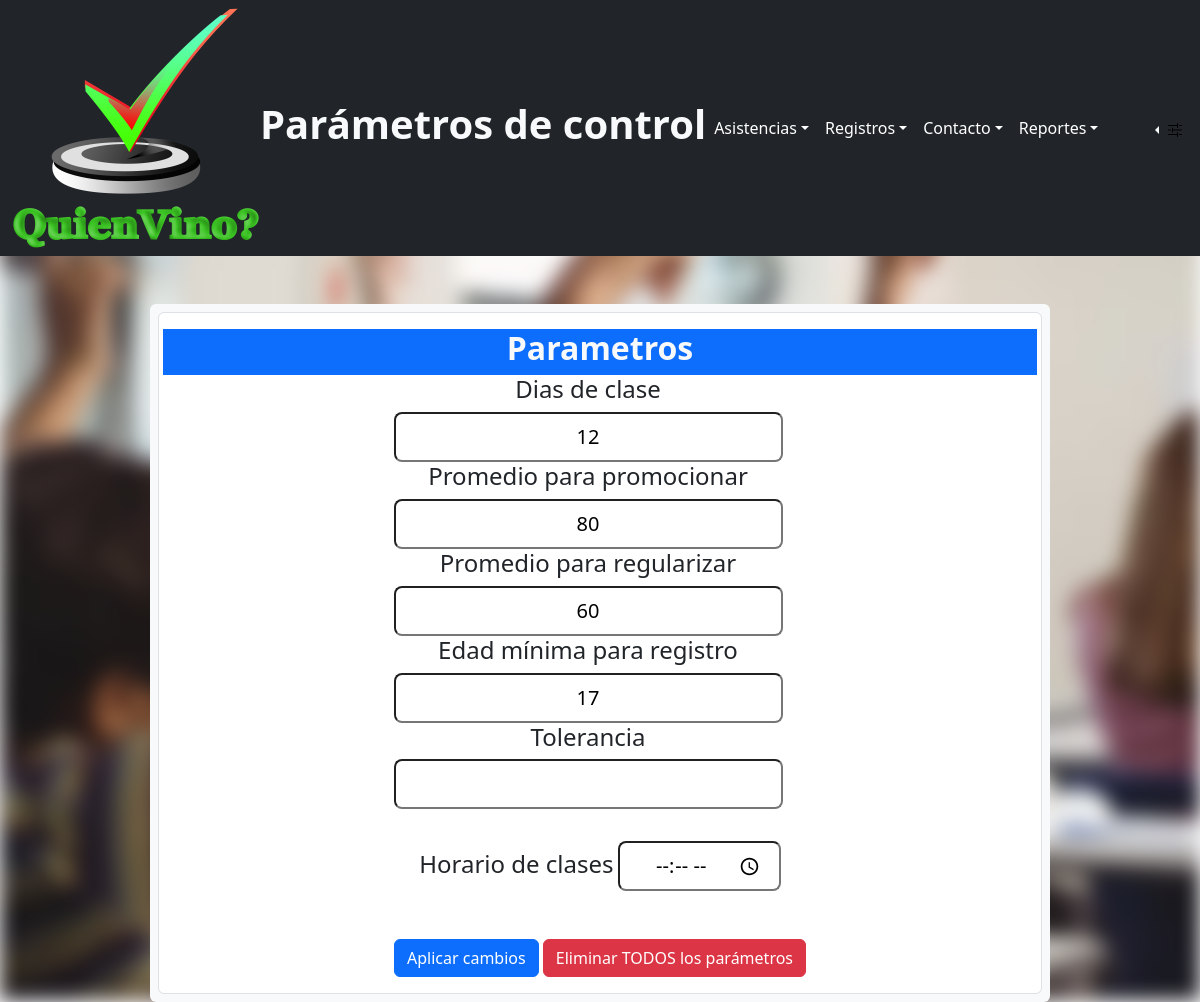
The page /Control/parametros.php on the database its author committed.
### tables this page shows
CREATE TABLE IF NOT EXISTS `parametros` (
  `clave_ajuste` tinyint NOT NULL AUTO_INCREMENT,
  `dias_clases` smallint DEFAULT NULL,
  `promedio_promocion` int DEFAULT NULL,
  `promedio_regularidad` int DEFAULT NULL,
  `edad_minima` tinyint DEFAULT NULL,
  `tolerancia` time DEFAULT NULL,
  `horario_fijo` time DEFAULT NULL,
  PRIMARY KEY (`clave_ajuste`)
);

### BD/conn.php (called while the page is built, shortened)
<?php
class Conexion
{
  private $host = "localhost";
  private $contrasena = "";
  private $bd = "sistemaasistencia";
  private $usuario = "root";
  private $conn;
  public  function __construct()
  {
    $this->conn = new mysqli($this->host, $this->usuario, $this->contrasena, $this->bd);
  }
  public function ejecutar($consulta)
  {
    return $this->conn->query($consulta);
  }
}
?>

### Clases/Parametro.php (called while the page is built, shortened)
<?php
Class Parametro{
  public static function traerParametros(){
    $queryParametros = ("SELECT * FROM parametros");
    return $queryParametros;
  }
}
?>

### Control/parametros.php (the view, shortened to what this page needs)
<?php
require("../BD/conn.php");
require("../Clases/Parametro.php");
?>
<!DOCTYPE html>
<html lang="en">
<head>
  <link rel="stylesheet" href="../Resources/css/bootstrap.min.css" />
  <link rel="stylesheet" href="../styleIndex.css">
  <link rel="stylesheet" href="../Resources/css/sweetalert2.min.css">
</head>
<body>
  <nav class="navbar navbar-expand-sm bg-dark navbar-dark">
    <div class="container-fluid">
      <a href="../index.php">
        <div class="redondo">
          <img src="../Multimedia/logo2.png" class="logo">
        </div>
      </a>
      <div class="d-flex justify-content-end">
        <h1 class="text-light"><b>Parámetros de control</b></h1>
      </div>
      <div class="collapse navbar-collapse" id="collapsibleNavbar">
        <ul class="navbar-nav">
          <li class="nav-item dropdown text-light">
            <a class="nav-link dropdown-toggle" href="#" role="button" data-bs-toggle="dropdown">Asistencias</a>
          </li>
          <li class="nav-item dropdown">
            <a class="nav-link dropdown-toggle" href="#" role="button" data-bs-toggle="dropdown">Registros</a>
          </li>
          <li class="nav-item dropdown">
            <a class="nav-link dropdown-toggle" href="#" role="button" data-bs-toggle="dropdown">Contacto</a>
          </li>
          <li class="nav-item dropdown">
            <a class="nav-link dropdown-toggle" href="#" role="button" data-bs-toggle="dropdown">Reportes</a>
          </li>
        </ul>
      </div>
      <div class="nav-item dropstart">
        <a class="nav-link dropdown-toggle text-light" href="#" role="button" data-bs-toggle="dropdown"
          aria-expanded="false">
          <img src="../Multimedia/sliders2.svg" alt="" class="img-fluid config" style="margin-right: 5px;">
        </a>
      </div>
    </div>
  </nav>
  <?php
  $conectarDB = new Conexion();
  $conectarDB->connect();
  $sql = Parametro::traerParametros();
  $ejecutar = $conectarDB->ejecutar($sql);
  $listadoParametros = $ejecutar->fetch_object();
  if ($listadoParametros <> NULL) {
    ?>
    <div class="container d-flex justify-content-center align-items-center w-75 bg-light text-center mt-5 rounded p-2">
      <form action="./actualizarParametros.php" class="form-control rounded  p-3" method="POST">
        <div class="row">
          <div class="bg-primary">
            <h2 class="form_control bg-primary text-light"><b>Parametros</b></h2>
          </div>
        </div>
        <div class="container d-flex justify-content-center">
          <div class="w-50 row">
            <div class="row">
              <label for="diasClases">
                <h4>Dias de clase</h4>
              </label>
              <input id="diasClases" type="number" class="form-control-lg text-center" name="1"
                value="<?php print($listadoParametros->dias_clases); ?>">
            </div>
            <div class="row">
              <label for="promedioPromocion">
                <h4>Promedio para promocionar</h4>
              </label>
              <input id="promedioPromocion" type="number" class="form-control-lg text-center" name="3"
                value="<?php print($listadoParametros->promedio_promocion); ?>">
            </div>
            <div class="row">
              <label for="promedioRegularidad">
                <h4>Promedio para regularizar</h4>
              </label>
              <input id="promedioRegularidad" type="number" class="form-control-lg text-center" name="4"
                value="<?php print($listadoParametros->promedio_regularidad); ?>">
            </div>
            <div class="row">
              <label for="edadRegistro">
                <h4>Edad mínima para registro</h4>
              </label>
              <input id="edadRegistro" type="number" class="form-control-lg text-center" name="2"
                value="<?php print($listadoParametros->edad_minima); ?>">
            </div>
            <div class="row">
              <label for="tolerancia">
                <h4>Tolerancia</h4>
              </label>
              <input id="tolerancia" type="number" class="form-control-lg text-center" name="5"
                value="<?php print($listadoParametros->tolerancia); ?>">
            </div>
            <div class="container d-flex justify-content-center">
              <div class="row">
                <div class="col-md-12 text-center mt-3">
                  <label for="horario">
                    <h4>Horario de clases</h4>
                  </label>
                  <input id="horario" type="time" class="form-control-lg text-center" name="6"
                    value="<?php print($listadoParametros->horario_fijo); ?>">
                </div>
              </div>
            </div>
          </div>
        </div>
        <div>
          <input type="submit" class="btn btn-primary mt-5" value="Aplicar cambios">
          <a onclick="alerta_eliminar(<?php echo ($listadoParametros->clave_ajuste) ?>)"
            class="btn btn-danger mt-5">Eliminar TODOS los parámetros</a>
      </form>
    </div>
    <?php
  }
  ?>
</body>
</html>

### styleIndex.css (style rules this page uses)
body::before { filter: blur(2px); content: ""; position: absolute; height: 20%; width: 20%; background-image: url("Multimedia/ninos-escuela-levantando-mano-aula_107420-85511.png") ; background-repeat: repeat; background-size: cover; z-index: -1; -webkit-transform: scale(5); -webkit-transform-origin: top left; }
body { background-repeat: repeat; }
a:link, a:visited, a:active { text-decoration: none; color: white; }
b { text-decoration: none; }

### rows shown on the page
parametros: dias_clases "12", promedio_promocion "80", promedio_regularidad "60", edad_minima "17"
